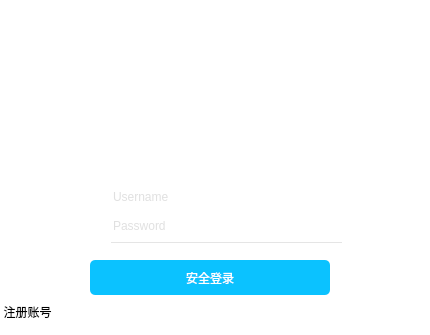
<?xml version="1.0" encoding="UTF-8"?>
<ui version="4.0">
 <class>Login</class>
 <widget class="QDialog" name="Login">
  <property name="geometry">
   <rect>
    <x>0</x>
    <y>0</y>
    <width>430</width>
    <height>335</height>
   </rect>
  </property>
  <property name="windowTitle">
   <string>Login</string>
  </property>
  <property name="styleSheet">
   <string notr="true">QDialog
{
	
	background-color: rgb(255, 255, 255);
}
QPushButton
{
 border:one;
}
QPushButton#btnMin:hover
{
 
	background-color: rgba(204, 204, 204,100);
}
QPushButton#btnClose:hover
{
 
	background-color: rgb(255, 84, 57);
}
QPushButton#btnLogin
{
 
	background-color: rgb(11, 194, 255);
	border-radius:5px;
	font:normal 18px &quot;雅黑&quot;;
    color: white;
}
QPushButton#btnLogin:hover
{
 
	background-color: rgba(11, 194, 255,200);
	border-radius:5px;
	font:normal 18px &quot;雅黑&quot;;
    color: white;
}
QLineEdit
{
	border:none;
	border-bottom:1px solid rgb(229,229,229);
	font: normal 18px &quot;楷体&quot;;
	color: rgb(193,193,193);

}
QLineEdit:hover
{
	border-bottom:1px solid rgb(193,193,193);

}
QLineEdit:focus
{
	border-bottom:1px solid rgb(18,183,245);

}</string>
  </property>
  <widget class="QPushButton" name="btnLogin">
   <property name="geometry">
    <rect>
     <x>90</x>
     <y>260</y>
     <width>240</width>
     <height>35</height>
    </rect>
   </property>
   <property name="minimumSize">
    <size>
     <width>240</width>
     <height>35</height>
    </size>
   </property>
   <property name="maximumSize">
    <size>
     <width>240</width>
     <height>35</height>
    </size>
   </property>
   <property name="styleSheet">
    <string notr="true">border-color: rgb(255, 255, 255);</string>
   </property>
   <property name="text">
    <string>安全登录</string>
   </property>
  </widget>
  <widget class="QPushButton" name="btnRegister">
   <property name="geometry">
    <rect>
     <x>-10</x>
     <y>300</y>
     <width>75</width>
     <height>23</height>
    </rect>
   </property>
   <property name="text">
    <string>注册账号</string>
   </property>
  </widget>
  <widget class="QLabel" name="label_3">
   <property name="geometry">
    <rect>
     <x>0</x>
     <y>-10</y>
     <width>431</width>
     <height>131</height>
    </rect>
   </property>
   <property name="styleSheet">
    <string notr="true">border-image: url(:/imge_login/gifLabel.gif);</string>
   </property>
   <property name="text">
    <string/>
   </property>
   <property name="pixmap">
    <pixmap>:/new/prefix1/gifLabel.gif</pixmap>
   </property>
  </widget>
  <widget class="QPushButton" name="btnMin">
   <property name="geometry">
    <rect>
     <x>360</x>
     <y>0</y>
     <width>32</width>
     <height>32</height>
    </rect>
   </property>
   <property name="minimumSize">
    <size>
     <width>32</width>
     <height>32</height>
    </size>
   </property>
   <property name="maximumSize">
    <size>
     <width>32</width>
     <height>32</height>
    </size>
   </property>
   <property name="styleSheet">
    <string notr="true">image: url(:/imge_login/min.png);</string>
   </property>
   <property name="text">
    <string/>
   </property>
  </widget>
  <widget class="QPushButton" name="btnClose">
   <property name="geometry">
    <rect>
     <x>390</x>
     <y>0</y>
     <width>32</width>
     <height>32</height>
    </rect>
   </property>
   <property name="minimumSize">
    <size>
     <width>32</width>
     <height>32</height>
    </size>
   </property>
   <property name="maximumSize">
    <size>
     <width>32</width>
     <height>32</height>
    </size>
   </property>
   <property name="styleSheet">
    <string notr="true">image: url(:/imge_login/close.png);</string>
   </property>
   <property name="text">
    <string/>
   </property>
  </widget>
  <widget class="QLabel" name="label_5">
   <property name="geometry">
    <rect>
     <x>-10</x>
     <y>-10</y>
     <width>81</width>
     <height>61</height>
    </rect>
   </property>
   <property name="styleSheet">
    <string notr="true">image: url(:/imge_login/owl.png);</string>
   </property>
   <property name="text">
    <string/>
   </property>
   <property name="pixmap">
    <pixmap>:/new/prefix1/owl.png</pixmap>
   </property>
  </widget>
  <widget class="QWidget" name="layoutWidget">
   <property name="geometry">
    <rect>
     <x>60</x>
     <y>170</y>
     <width>34</width>
     <height>72</height>
    </rect>
   </property>
   <layout class="QVBoxLayout" name="verticalLayout">
    <item>
     <widget class="QLabel" name="label">
      <property name="styleSheet">
       <string notr="true">image: url(:/imge_login/username-focus.png);</string>
      </property>
      <property name="text">
       <string/>
      </property>
      <property name="pixmap">
       <pixmap>:/new/prefix1/username-focus.png</pixmap>
      </property>
     </widget>
    </item>
    <item>
     <widget class="QLabel" name="label_2">
      <property name="styleSheet">
       <string notr="true">image: url(:/imge_login/passwd-focus.png);</string>
      </property>
      <property name="text">
       <string/>
      </property>
      <property name="pixmap">
       <pixmap>:/new/prefix1/passwd-focus.png</pixmap>
      </property>
     </widget>
    </item>
   </layout>
  </widget>
  <widget class="QWidget" name="layoutWidget">
   <property name="geometry">
    <rect>
     <x>100</x>
     <y>170</y>
     <width>242</width>
     <height>74</height>
    </rect>
   </property>
   <layout class="QVBoxLayout" name="verticalLayout_2">
    <item>
     <widget class="QLineEdit" name="lineEdit">
      <property name="minimumSize">
       <size>
        <width>240</width>
        <height>33</height>
       </size>
      </property>
      <property name="maximumSize">
       <size>
        <width>240</width>
        <height>33</height>
       </size>
      </property>
      <property name="text">
       <string/>
      </property>
      <property name="echoMode">
       <enum>QLineEdit::Normal</enum>
      </property>
      <property name="placeholderText">
       <string>Username</string>
      </property>
     </widget>
    </item>
    <item>
     <widget class="QLineEdit" name="lineEdit_2">
      <property name="minimumSize">
       <size>
        <width>240</width>
        <height>33</height>
       </size>
      </property>
      <property name="maximumSize">
       <size>
        <width>240</width>
        <height>33</height>
       </size>
      </property>
      <property name="echoMode">
       <enum>QLineEdit::Password</enum>
      </property>
      <property name="placeholderText">
       <string>Password</string>
      </property>
     </widget>
    </item>
   </layout>
  </widget>
  <widget class="QLabel" name="label_6">
   <property name="geometry">
    <rect>
     <x>170</x>
     <y>70</y>
     <width>75</width>
     <height>75</height>
    </rect>
   </property>
   <property name="minimumSize">
    <size>
     <width>75</width>
     <height>75</height>
    </size>
   </property>
   <property name="maximumSize">
    <size>
     <width>75</width>
     <height>75</height>
    </size>
   </property>
   <property name="styleSheet">
    <string notr="true">border-image: url(:/imge_login/circle.jpg);
</string>
   </property>
   <property name="text">
    <string/>
   </property>
  </widget>
  <widget class="QLabel" name="label_4">
   <property name="geometry">
    <rect>
     <x>133</x>
     <y>40</y>
     <width>161</width>
     <height>141</height>
    </rect>
   </property>
   <property name="styleSheet">
    <string notr="true">border-image: url(:/imge_login/cc.png);</string>
   </property>
   <property name="text">
    <string/>
   </property>
  </widget>
 </widget>
 <layoutdefault spacing="6" margin="11"/>
 <resources/>
 <connections/>
</ui>
